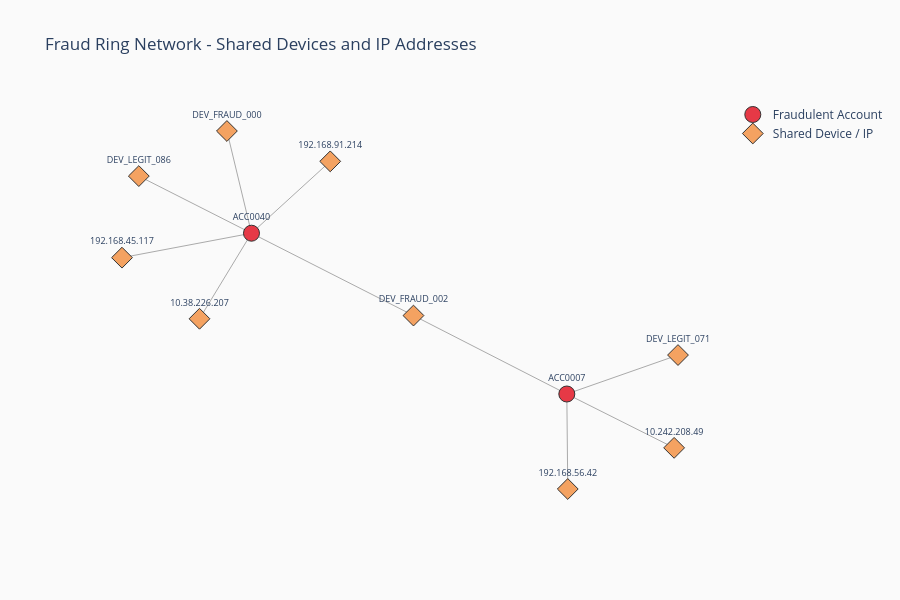

Source (notebook cell):
### Code cell
# Fraud ring network visualization
# Fetch the fraud ring subgraph from Neo4j

with driver.session(database = NEO4J_DATABASE) as session:
    result = session.run("""
        MATCH (a:Account)-[:MADE]->(t:Transaction)-[:USED_DEVICE]->(d:Device)
        WHERE a.is_fraud = true OR d.device_id STARTS WITH 'DEV_FRAUD'
        RETURN a.account_id AS account,
               a.is_fraud AS account_fraud,
               d.device_id AS device
        UNION
        MATCH (a:Account)-[:MADE]->(t:Transaction)-[:FROM_IP]->(i:IpAddress)
        WHERE a.is_fraud = true
        RETURN a.account_id AS account,
               a.is_fraud AS account_fraud,
               i.ip_address AS device
    """)
    ring_records = result.data()

# Build networkx graph
G = nx.Graph()

for r in ring_records:
    acc = r["account"]
    shared = r["device"]
    is_fraud = r["account_fraud"]

    G.add_node(acc, node_type = "account", is_fraud = is_fraud)
    G.add_node(shared, node_type = "shared")
    G.add_edge(acc, shared)

# Compute layout
pos = nx.spring_layout(G, seed = RANDOM_SEED)

# Build edge traces
edge_x, edge_y = [], []
for u, v in G.edges():
    x0, y0 = pos[u]
    x1, y1 = pos[v]
    edge_x += [x0, x1, None]
    edge_y += [y0, y1, None]

edge_trace = go.Scatter(
    x = edge_x, y = edge_y,
    mode = "lines",
    line = dict(width = 1, color = "#AAAAAA"),
    hoverinfo = "none",
    showlegend = False
)

# Build node traces by type
def make_node_trace(nodes, color, symbol, name):
    x = [pos[n][0] for n in nodes]
    y = [pos[n][1] for n in nodes]
    return go.Scatter(
        x = x, y = y,
        mode = "markers+text",
        marker = dict(size = 16, color = color, symbol = symbol, line = dict(width = 1, color = "#333")),
        text = nodes,
        textposition = "top center",
        textfont = dict(size = 9),
        name = name,
        hovertext = nodes,
        hoverinfo = "text"
    )

fraud_accounts = [n for n, d in G.nodes(data = True) if d.get("node_type") == "account" and d.get("is_fraud")]
legit_accounts = [n for n, d in G.nodes(data = True) if d.get("node_type") == "account" and not d.get("is_fraud")]
shared_nodes   = [n for n, d in G.nodes(data = True) if d.get("node_type") == "shared"]

fig = go.Figure(
    data = [
        edge_trace,
        make_node_trace(fraud_accounts, "#E63946", "circle",  "Fraudulent Account"),
        make_node_trace(legit_accounts, "#457B9D", "circle",  "Legitimate Account"),
        make_node_trace(shared_nodes,   "#F4A261", "diamond", "Shared Device / IP"),
    ],
    layout = go.Layout(
        title = "Fraud Ring Network - Shared Devices and IP Addresses",
        showlegend = True,
        hovermode  = "closest",
        xaxis = dict(showgrid = False, zeroline = False, showticklabels = False),
        yaxis = dict(showgrid = False, zeroline = False, showticklabels = False),
        plot_bgcolor = "#FAFAFA",
        paper_bgcolor = "#FAFAFA",
        height = 600,
    )
)

fig.show()

### Figure 1 — Plotly figure (JSON) as saved in the notebook; plotly's stock layout.template omitted (floating-point values rounded to 4 significant figures)
{"data": [{"hoverinfo": "none", "line": {"color": "#AAAAAA", "width": 1}, "mode": "lines", "showlegend": false, "type": "scatter", "x": [0.6281, 1, null, 0.6281, 0.1153, null, 0.6281, 0.9871, null, 0.6281, 0.6313, null, 0.1153, -0.4265, null, -0.4265, -0.5087, null, -0.4265, -0.8033, null, -0.4265, -0.8596, null, -0.4265, -0.1632, null, -0.4265, -0.6004, null], "y": [-0.4095, -0.2431, null, -0.4095, -0.07442, null, -0.4095, -0.6395, null, -0.4095, -0.8153, null, -0.07442, 0.2774, null, 0.2774, 0.714, null, 0.2774, 0.5214, null, 0.2774, 0.1729, null, 0.2774, 0.5843, null, 0.2774, -0.08816, null]}, {"hoverinfo": "text", "hovertext": ["ACC0007", "ACC0040"], "marker": {"color": "#E63946", "line": {"color": "#333", "width": 1}, "size": 16, "symbol": "circle"}, "mode": "markers+text", "name": "Fraudulent Account", "text": ["ACC0007", "ACC0040"], "textfont": {"size": 9}, "textposition": "top center", "type": "scatter", "x": [0.6281, -0.4265], "y": [-0.4095, 0.2774]}, {"hoverinfo": "text", "hovertext": [], "marker": {"color": "#457B9D", "line": {"color": "#333", "width": 1}, "size": 16, "symbol": "circle"}, "mode": "markers+text", "name": "Legitimate Account", "text": [], "textfont": {"size": 9}, "textposition": "top center", "type": "scatter", "x": [], "y": []}, {"hoverinfo": "text", "hovertext": ["DEV_LEGIT_071", "DEV_FRAUD_002", "DEV_FRAUD_000", "DEV_LEGIT_086", "10.242.208.49", "192.168.56.42", "192.168.45.117", "192.168.91.214", "10.38.226.207"], "marker": {"color": "#F4A261", "line": {"color": "#333", "width": 1}, "size": 16, "symbol": "diamond"}, "mode": "markers+text", "name": "Shared Device / IP", "text": ["DEV_LEGIT_071", "DEV_FRAUD_002", "DEV_FRAUD_000", "DEV_LEGIT_086", "10.242.208.49", "192.168.56.42", "192.168.45.117", "192.168.91.214", "10.38.226.207"], "textfont": {"size": 9}, "textposition": "top center", "type": "scatter", "x": [1, 0.1153, -0.5087, -0.8033, 0.9871, 0.6313, -0.8596, -0.1632, -0.6004], "y": [-0.2431, -0.07442, 0.714, 0.5214, -0.6395, -0.8153, 0.1729, 0.5843, -0.08816]}], "layout": {"height": 600, "hovermode": "closest", "paper_bgcolor": "#FAFAFA", "plot_bgcolor": "#FAFAFA", "showlegend": true, "title": {"text": "Fraud Ring Network - Shared Devices and IP Addresses"}, "xaxis": {"showgrid": false, "showticklabels": false, "zeroline": false}, "yaxis": {"showgrid": false, "showticklabels": false, "zeroline": false}}}
